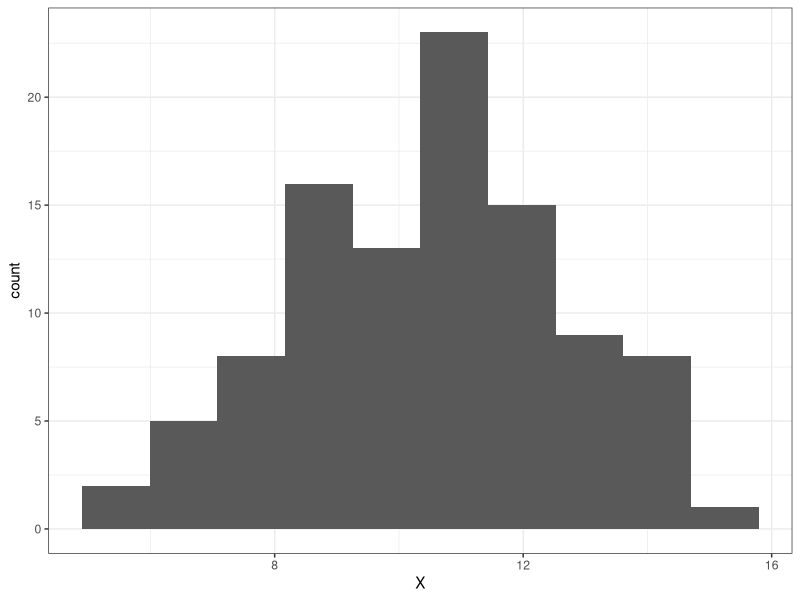
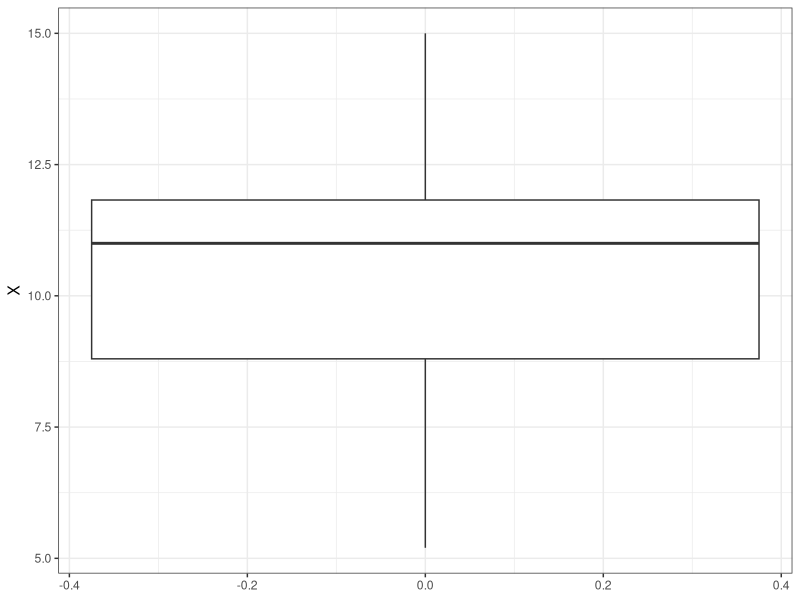
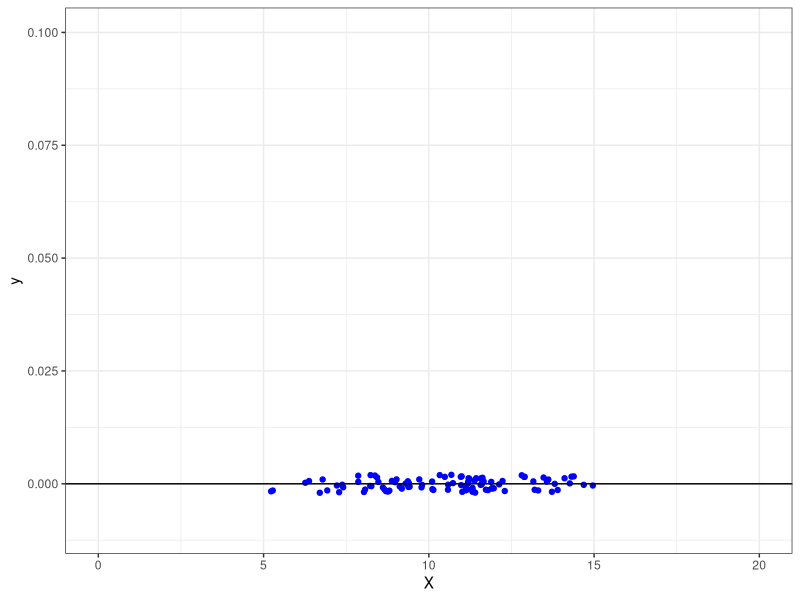
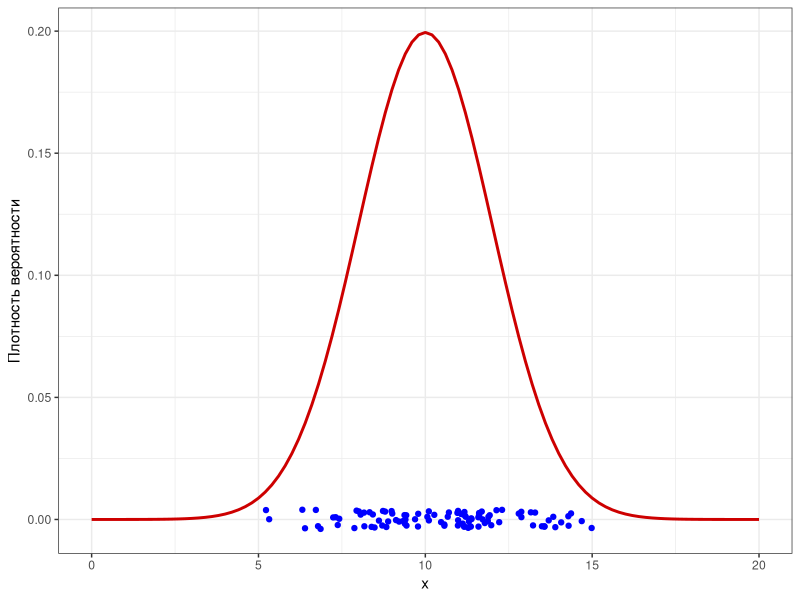
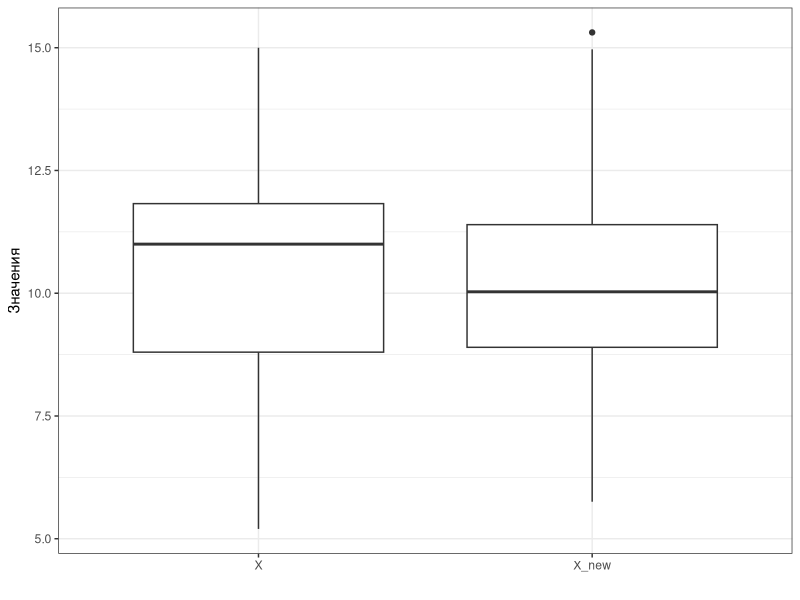
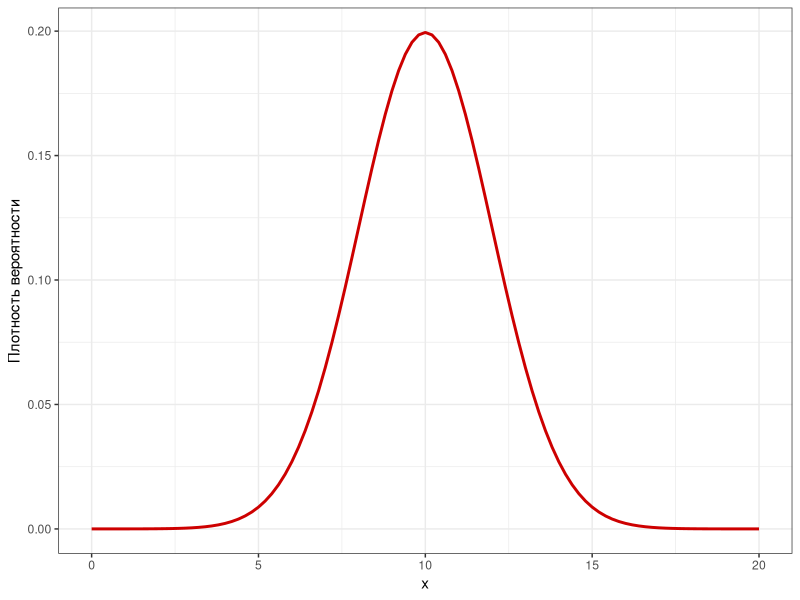
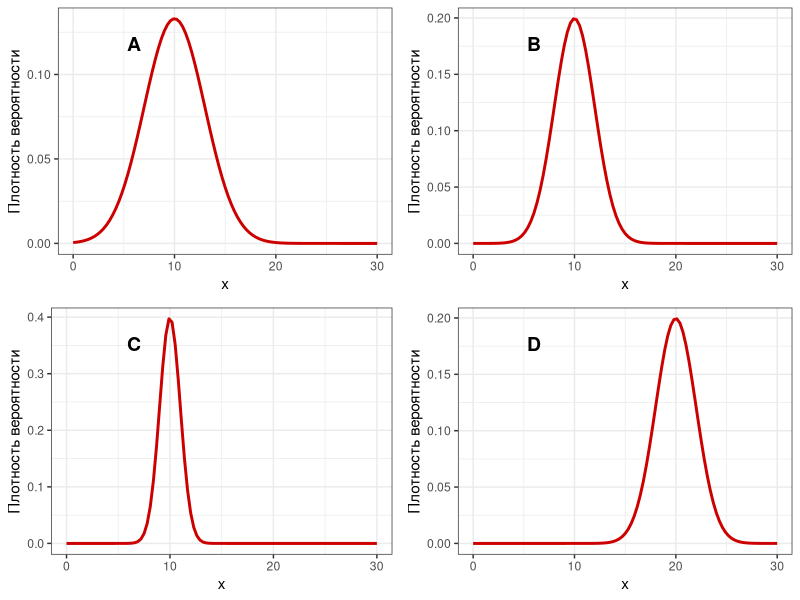
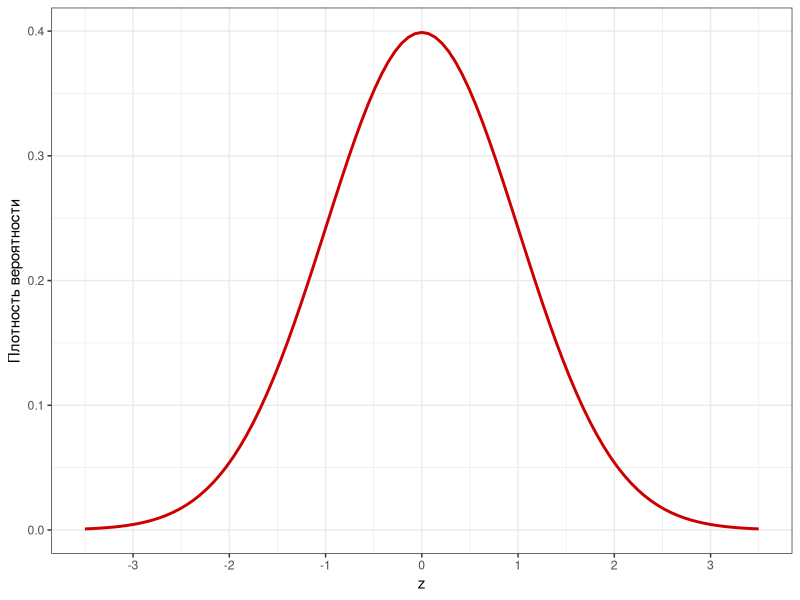

Source code (R) for these figures, in order:
## ---- chunk 1
# output options
options(width = 70, scipen = 6, digits = 3)
library(knitr)
library(gridExtra)
library(cowplot)
library(ggplot2)
library(dplyr)

# chunk default options
opts_chunk$set(tidy = FALSE, fig.width = 7, fig.asp = 0.618, warning = FALSE, message = FALSE, cache = FALSE)

theme_set(theme_bw())
## ---- chunk 2
set.seed(12345)
dat <- round(rnorm(100, 10, 2), 1)

dat
## ---- chunk 3
df <- data.frame(X = dat)

Pl <-
  df %>% 
  ggplot()

Pl + geom_histogram(aes(x = X), bins = 10)
## ---- chunk 4

Pl + geom_boxplot(aes(y = X))

## ---- chunk 5
summary(dat)
## ---- chunk 6
Pl + 
  geom_point(aes(x = X, y =0), position = position_jitter(height = 0.002), color = "blue") + 
  ylim(-0.01, 0.1) +
  geom_hline(yintercept = 0) +
  xlim(0, 20) 

## ---- chunk 7
ND_curve <- ggplot(data = data.frame(x = 0:10), aes(x = x)) +
  stat_function(fun = dnorm, args = list(mean = 10, sd = 2), 
                colour = 'red3', size = 1) +
  labs(y = 'Плотность вероятности')+
  xlim(0, 20)
  
ND_curve + 
  geom_point(data = df, aes(x = X, y = 0), position = position_jitter(height = 0.004), color = "blue")
## ---- chunk 8
df$X_new = rnorm(100, 10, 2)

library(reshape2)
df %>% 
  melt() %>% 
  ggplot(aes(x = variable, y = value)) +
  geom_boxplot()+
  labs(x = "", y = "Значения")
## ---- chunk 9

ND_curve <- ggplot(data = data.frame(x = 0:20), aes(x = x)) +
  stat_function(fun = dnorm, args = list(mean = 10, sd = 2), 
                colour = 'red3', size = 1) +
  labs(y = 'Плотность вероятности')
ND_curve
## ---- chunk 10

ND_curve1 <- ggplot(data = data.frame(x = 0:30), aes(x = x)) +
  stat_function(fun = dnorm, args = list(mean = 10, sd = 3), 
                colour = 'red3', size = 1) +
  labs(y = 'Плотность вероятности') +
  xlim(0, 30)

ND_curve2 <- ggplot(data = data.frame(x = 0:30), aes(x = x)) +
  stat_function(fun = dnorm, args = list(mean = 10, sd = 1), 
                colour = 'red3', size = 1) +
  labs(y = 'Плотность вероятности') +
  xlim(0, 30)

ND_curve3 <- ggplot(data = data.frame(x = 0:30), aes(x = x)) +
  stat_function(fun = dnorm, args = list(mean = 10, sd = 2), 
                colour = 'red3', size = 1) +
  labs(y = 'Плотность вероятности') +
  xlim(0, 30)


ND_curve4 <- ggplot(data = data.frame(x = 0:30), aes(x = x)) +
  stat_function(fun = dnorm, args = list(mean = 20, sd = 2), 
                colour = 'red3', size = 1) +
  labs(y = 'Плотность вероятности') +
  xlim(0, 30)


plot_grid(ND_curve1, ND_curve3, ND_curve2, ND_curve4, ncol = 2, labels = "AUTO", label_x = 0.3, label_y = 0.9 )
## ---- chunk 11
ggplot(data = data.frame(x = -3.5:3.5), aes(x = x)) +
  stat_function(fun = dnorm, args = list(mean = 0, sd = 1), 
                colour = 'red3', size = 1) +
  scale_x_continuous(breaks = -3:3) +
  labs(x = 'z', y = 'Плотность вероятности')
## ---- chunk 12
round(qnorm(p = c(0.025, 0.975), mean = 0, sd = 1), 2)

round(qnorm(p = c(0.95), mean = 0, sd = 1), 2)

## ---- chunk 13
gg_sample <- ggplot(data = data.frame(x = 0:20), aes(x = x)) +
  stat_function(fun = dnorm, args = list(mean = 10, sd = 2), 
                colour = 'steelblue', size = 1) +
    theme(axis.text = element_text(size = 20),
        axis.title = element_text(size = 20)) +
    labs(y = ' ')

gg_z <- ggplot(data = data.frame(x = -5:5), aes(x = x)) +
  stat_function(fun = dnorm, args = list(mean = 0, sd = 1), 
                colour = 'red3', size = 1) +
  scale_x_continuous(breaks = -5:5) +
  theme(axis.text = element_text(size = 20),
        axis.title = element_text(size = 20)) +
  labs(x = 'z', y = ' ', size = 20)

gg_sample_z <- plot_grid(gg_sample, gg_z, ncol = 1, align = 'v')
ggdraw(gg_sample_z) + 
  draw_label('Плотность вероятности', angle = 90, x = 0.015, y = 0.5, size = 20, fontfamily = 'GT Eesti Pro Display')
## ---- chunk 14
set.seed(4122113)

Xi <- round(rnorm(n = 10, mean = 10, sd = 2), 0)
Mu <- mean(Xi)
Sd <- sd(Xi)
Zi <- (Xi - Mu) / Sd
Z <- data.frame(Xi, Zi)

lab_sample <- substitute(paste('До стандартизации', ~bar(x)==Mu, ',  ', s==Sd),
                         list(Mu = format(Mu, digits = 1, nsmall = 0), 
                              Sd = format(Sd, digits = 1, nsmall = 2)))
lab_z <- expression(paste('После стандартизации', ~bar(z)==0, ',  ', s[z]==1))

gg_sample <- ggplot(data = Z, aes(x = Xi)) + 
  geom_dotplot(fill = 'green4') +
  scale_x_continuous(breaks = seq(0, 20, 1)) +
  geom_vline(xintercept = mean(Xi), 
             colour = 'steelblue') +
  geom_vline(xintercept = mean(Xi) + sd(Xi) * c(-1, 1), 
             colour = 'steelblue', linetype = 'dashed') + 
  labs(title = lab_sample, x = 'x') +
  theme(text = element_text(size = 20))
  

gg_z <- ggplot(data = Z, aes(x = Zi)) + 
  geom_dotplot(fill = 'red3') +
  geom_vline(xintercept = mean(Zi), 
             colour = 'red3') +
  geom_vline(xintercept = mean(Zi) + sd(Zi) * c(-1, 1), 
             colour = 'red3', linetype = 'dashed') +
  labs(title = lab_z, x = 'z') +
  theme(text = element_text(size = 20))
  
    

plot_grid(gg_sample + theme_void(),
          gg_z + theme_void(), 
          ncol = 1)
## ---- chunk 15
library(car)
set.seed(9109)
x <- rnorm(n = 100, mean = 10, sd = 3)
par(mfrow = c(1, 2))
hist(x, nclass = 30, main = "")
qqPlot(x, id = FALSE)
par(mfrow = c(1, 1))

## ---- chunk 16
norm_q <- qnorm(p = seq(0.01, 0.99, 0.01), mean = 0, sd = 1)
observ_q <- quantile(x, probs = seq(0.01, 0.99, 0.01))

## ---- chunk 17
ggplot(data.frame(norm_q, observ_q), aes(norm_q, observ_q)) +
  geom_point() +
  geom_smooth(method = "lm", se = F, color = "red")
## ---- chunk 18
set.seed(9128)
my_vector <- rnorm(n = 150, mean = 10, sd = 3)
library(car)
qqPlot(my_vector, id = FALSE) # квантильный график
## ---- chunk 19
library(car)
set.seed(3287447)
x <-c(rnorm(n = 75, mean = 10, sd = 4), rnorm(n = 75, mean = 30, sd = 6))
par(mfrow = c(1, 2))
hist(x, nclass = 30, main = '')
qqPlot(x, id = FALSE)
par(mfrow = c(1, 1))
## ---- chunk 20
set.seed(8921)
x <- rpois(n = 100, lambda = 4)
par(mfrow = c(1, 2))
hist(x , nclass = 30, main = '')
qqPlot(x, id = FALSE)
par(mfrow = c(1, 1))
## ---- chunk 21
set.seed(49199158)
x <- rt(n = 150, df = 6)
par(mfrow = c(1, 2))
hist(x , nclass = 30, main = '')
qqPlot(x, id = FALSE)
par(mfrow = c(1, 1))
## ---- chunk 22
set.seed(1298)
x <- rchisq(n = 150, df = 1)
par(mfrow = c(1, 2))
hist(x, nclass = 30, main = '')
qqPlot(x, id = FALSE)
par(mfrow = c(1, 1))
## ---- chunk 23
data("women")
str(women)
qqPlot(women$height, id = FALSE)
## ---- chunk 24
data("iris")
str(iris)
op <- par(mfrow = c(1, 2))
qqPlot(iris$Sepal.Length, id = FALSE)
hist(iris$Sepal.Length)
par(op)
## ---- chunk 25
data("lynx")
str(lynx)
op <- par(mfrow = c(1, 2))
qqPlot(lynx, id = FALSE)
hist(lynx)
par(op)
## ---- chunk 26
ND_curve + 
    stat_function(geom = 'area', fun = dnorm, args = list(mean = 10, sd = 2), 
                  xlim = c(11, 14), alpha = 0.6, fill = 'red3')
## ---- chunk 27
mu <- 0; sig <- 1; X1 <- -2; X2 <- 2
dfr <- data.frame(z = seq(-4, 4, length.out = 1000))

gg_part <- ggplot(dfr, aes(x = z)) +
  scale_x_continuous(name = 'z', breaks = -3:3) +
  labs(y = 'Плотность вероятности') +
  geom_vline(xintercept = c(-0.5, 1.25), linetype = 'dashed', colour = 'red') +
  stat_function(geom = 'area', fun = dnorm, args = list(mean = mu, sd = sig), 
                size = 1, fill = 'red3', alpha = 0.5, xlim = c(-0.5, 1.25)) +
  stat_function(geom = 'line', fun = dnorm, args = list(mean = mu, sd = sig), 
                size = 1, colour = 'red3') +
  theme(text = element_text(size = 18))

gg_part +
annotate(geom = 'text', parse = TRUE,
           x = mu, y = 0.15, 
           label = "P")
## ---- chunk 28
mu <- 0; sig <- 1; X1 <- -1.5; X2 <- 1.5
dfr <- data.frame(z = seq(-4, 4, length.out = 1000))

gg_all <- ggplot(dfr, aes(x = z)) +
  scale_x_continuous(name = 'z', breaks = -3:3) +
  labs(y = 'Плотность вероятности') + 
  stat_function(geom = 'area', fun = dnorm, args = list(mean = mu, sd = sig), 
                size = 1, fill = 'red3', alpha = 0.5) +
  stat_function(geom = 'line', fun = dnorm, args = list(mean = mu, sd = sig), 
                size = 1, colour = 'red3')

gg_all +
annotate(geom = 'text', parse = TRUE,
           x = mu, y = 0.15, 
           label = "P[group('(',list(-infinity, infinity),')')] == 1")
## ---- chunk 29
gg_X1 <- ggplot(dfr, aes(x = z)) +
  scale_x_continuous(name = 'z', breaks = -3:3) +
  labs(y = 'Плотность вероятности') + 
    stat_function(geom = 'line', fun = dnorm, args = list(mean = mu, sd = sig), 
                  size = 1, colour = 'red3') +
  geom_vline(xintercept = X1, linetype = 'dashed', colour = 'red') +
  annotate('point', x = X1, y = dnorm(X1, mean = mu, sd = sig), 
           colour = 'red3', fill = 'lightblue', shape = 21, size = 3) +
  annotate(geom = 'text', parse = TRUE, 
             x = X1, y = dnorm(X1, mean = mu, sd = sig), 
             label = paste0("P[(x == ", X1, ")] == 0"), 
             hjust = 1.1, size = 6) +
  theme(text = element_text(size = 18))

gg_X1


## ---- chunk 30
gg_less_X2 <- ggplot(data = dfr, aes(x = z)) +
  geom_vline(xintercept = X2, linetype = 'dashed', colour = 'red') +
  scale_x_continuous(name = 'z', breaks = -3:3) +
  stat_function(fun = dnorm, args = list(mean = mu, sd = sig), 
                colour = 'red3', size = 3) +
  labs(x = 'Значение', y = 'Плотность вероятности') +
  stat_function(geom = 'area', fun = dnorm, args = list(mean = mu, sd = sig), 
                xlim = c(min(dfr$z), X2), alpha = 0.6, fill = 'red3') +
  theme(text = element_text(size = 18))

gg_less_X2 +
    annotate(geom = 'text', parse = TRUE, 
           x = X2, y = dnorm(X2, mean = mu, sd = sig), 
           label = paste0("P[(x <= ", X2, ")]"), 
           hjust = 1.1, size = 5)
## ---- chunk 31
gg_greater_X2 <- ggplot(data = dfr, aes(x = z)) +
  geom_vline(xintercept = X2, linetype = 'dashed', colour = 'red') +
  scale_x_continuous(name = 'z', breaks = -3:3) +
  stat_function(fun = dnorm, args = list(mean = mu, sd = sig), 
                colour = 'red3', size = 1) +
  labs(x = 'Значение', y = 'Плотность вероятности') +
  stat_function(geom = 'area', fun = dnorm, args = list(mean = mu, sd = sig), 
                xlim = c(X2, max(dfr$z)), alpha = 0.6, fill = 'red3')

gg_greater <- plot_grid(gg_greater_X2 + theme_void(), 
          gg_all + theme_void(), 
          gg_less_X2 + theme_void(), 
          nrow = 1)

gg_greater <- ggdraw(gg_greater) + 
  draw_label(label = '=', size = 20, x = 0.33, y = 0.5) +
  draw_label(label = '–', size = 20, x = 0.66, y = 0.5)

gg_between_X1X2 <- ggplot(data = dfr, aes(x = z)) +
  geom_vline(xintercept = X1, linetype = 'dashed', colour = 'red') +
  geom_vline(xintercept = X2, linetype = 'dashed', colour = 'red') +
  scale_x_continuous(name = 'z', breaks = -3:3) +
  stat_function(fun = dnorm, args = list(mean = mu, sd = sig), 
                colour = 'red3', size = 1) +
  labs(x = 'Значение', y = 'Плотность вероятности') +
  stat_function(geom = 'area', fun = dnorm, args = list(mean = mu, sd = sig), 
                xlim = c(X1, X2), alpha = 0.6, fill = 'red3')
gg_less_X1 <- ggplot(data = dfr, aes(x = z)) +
  geom_vline(xintercept = X1, linetype = 'dashed', colour = 'red') +
  scale_x_continuous(name = 'z', breaks = -3:3) +
  stat_function(fun = dnorm, args = list(mean = mu, sd = sig), 
                colour = 'red3', size = 1) +
  labs(x = 'Значение', y = 'Плотность вероятности') +
  stat_function(geom = 'area', fun = dnorm, args = list(mean = mu, sd = sig), 
                xlim = c(min(dfr$z), X1), alpha = 0.6, fill = 'red3')

gg_between <- plot_grid(gg_between_X1X2 + theme_void(),
                        gg_less_X2 + theme_void(), 
                        gg_less_X1 + theme_void(), 
                        nrow = 1)

gg_between <- ggdraw(gg_between) + 
  draw_label(label = '=', size = 20, x = 0.33, y = 0.5) +
  draw_label(label = '–', size = 20, x = 0.66, y = 0.5)

plot_grid(gg_greater, gg_between, nrow = 2)
## ---- chunk 32
Z_1 <- (3 - 5) / 1.5
pnorm(q = Z_1)
# или то же самое
pnorm(q = 3, mean = 5, sd = 1.5)
## ---- chunk 33
mu <- 5; sig <- 1.5; X1 <- 3; X2 <- 6
dfr <- data.frame(x = seq(0, 10, length.out = 1000))
dfr$y <- dnorm(dfr$x, mean = mu, sd = sig)
dfr$y[!(dfr$x < X1)] <- NA

ggplot(dfr, aes(x = x)) +
  stat_function(fun = dnorm, args = list(mean = mu, sd = sig), geom = "line", colour = "steelblue") +
  scale_x_continuous(name = "Диаметр", breaks = 1:9,
                     sec.axis = sec_axis(~(. - mu)/sig, name = "Z-оценка", breaks = -4:4)) +
  labs(y = "Плотность вероятности") +
  geom_area(aes(x = x, y = y), fill = "steelblue", alpha = 0.5) +
  geom_vline(xintercept = X1, colour = "red3", linetype = "dashed")
## ---- chunk 34
1 - pnorm(q = 6, mean = 5, sd = 1.5)
## ---- chunk 35
dfr <- data.frame(x = seq(0, 10, length.out = 1000))
dfr$y <- dnorm(dfr$x, mean = mu, sd = sig)
dfr$y[!(dfr$x > X2)] <- NA
ggplot(dfr, aes(x = x)) +
  stat_function(fun = dnorm, args = list(mean = mu, sd = sig), geom = "line", colour = "steelblue") +
  scale_x_continuous(name = "Диаметр", breaks = 1:8,
                     sec.axis = sec_axis(~(. - mu)/sig, name = "Z-оценка", breaks = -4:4)) +
  labs(y = "Плотность вероятности") +
  geom_area(aes(x = x, y = y), fill = "steelblue", alpha = 0.5) +
  geom_vline(xintercept = X2, colour = "red3", linetype = "dashed")
## ---- chunk 36
pnorm(q = 6, mean = 5, sd = 1.5) - pnorm(q = 3, mean = 5, sd = 1.5)
## ---- chunk 37
dfr <- data.frame(x = seq(0, 10, length.out = 1000))
dfr$y <- dnorm(dfr$x, mean = mu, sd = sig)
dfr$y[!(dfr$x > X1 & dfr$x < X2)] <- NA
ggplot(dfr, aes(x = x)) +
  stat_function(fun = dnorm, args = list(mean = mu, sd = sig), geom = "line", colour = "steelblue") +
  scale_x_continuous(name = "Диаметр", breaks = 1:9,
                     sec.axis = sec_axis(~(. - mu)/sig, name = "Z-оценка", breaks = -4:4)) +
  labs(y = "Плотность вероятности") +
  geom_area(aes(x = x, y = y), fill = "steelblue", alpha = 0.5) +
  geom_vline(xintercept = X1, colour = "red3", linetype = "dashed") +
  geom_vline(xintercept = X2, colour = "red3", linetype = "dashed")
## ---- chunk 38
Z_short <- (160 - 174.7) / 6.65
pnorm(q = Z_short)
# или то же самое
pnorm(q = 160, mean = 174.7, sd = 6.65)
## ---- chunk 39
mu <- 174.7; sig <- 6.65; X1 <- 160; X2 <- 190
dfr <- data.frame(x = seq(150, 200, length.out = 1000))
dfr$y <- dnorm(dfr$x, mean = mu, sd = sig)
dfr$y[!(dfr$x < X1)] <- NA
ggplot(dfr, aes(x = x)) +
  stat_function(fun = dnorm, args = list(mean = mu, sd = sig), geom = "line", colour = "steelblue") +
  scale_x_continuous(name = "Рост",
                     sec.axis = sec_axis(~(. - mu)/sig, name = "Z-оценка", breaks = -4:4)) +
  labs(y = "Плотность вероятности") +
  geom_area(aes(x = x, y = y), fill = "steelblue", alpha = 0.5) +
  geom_vline(xintercept = X1, colour = "red3", linetype = "dashed")
## ---- chunk 40
1 - pnorm(q = 190, mean = 174.7, sd = 6.65)
## ---- chunk 41
dfr$y <- dnorm(dfr$x, mean = mu, sd = sig)
dfr$y[!(dfr$x > X2)] <- NA
ggplot(dfr, aes(x = x)) +
  stat_function(fun = dnorm, args = list(mean = mu, sd = sig), geom = "line", colour = "steelblue") +
  scale_x_continuous(name = "Рост",
                     sec.axis = sec_axis(~(. - mu)/sig, name = "Z-оценка", breaks = -4:4)) +
  labs(y = "Плотность вероятности") +
  geom_area(aes(x = x, y = y), fill = "steelblue", alpha = 0.5) +
  geom_vline(xintercept = X2, colour = "red3", linetype = "dashed") +
  theme(text = element_text(size = 18))
## ---- chunk 42
(1 - pnorm(q = 190, mean = 174.7, sd = 6.65)) + 
  pnorm(q = 160, mean = 174.7, sd = 6.65)
## ---- chunk 43
dfr$y1 <- dnorm(dfr$x, mean = mu, sd = sig)
dfr$y1[!(dfr$x < X1)] <- NA
dfr$y2 <- dnorm(dfr$x, mean = mu, sd = sig)
dfr$y2[!(dfr$x > X2)] <- NA

ggplot(dfr, aes(x = x)) +
  stat_function(fun = dnorm, args = list(mean = mu, sd = sig),  geom = "line", colour = "steelblue") +
  scale_x_continuous(name = "Рост",
                     sec.axis = sec_axis(~(. - mu)/sig, name = "Z-оценка", breaks = -4:4)) +
  labs(y = "Плотность вероятности") +
  geom_area(aes(x = x, y = y1), fill = "steelblue", alpha = 0.5) +
  geom_area(aes(x = x, y = y2), fill = "steelblue", alpha = 0.5) +
  geom_vline(xintercept = X1, colour = "red3", linetype = "dashed") +
  geom_vline(xintercept = X2, colour = "red3", linetype = "dashed") +
  theme(text = element_text(size = 18))
## ---- chunk 44
pnorm(q = 190, mean = 162.2, sd = 6.0) - 
  pnorm(q = 160, mean = 162.2, sd = 6.0)
## ---- chunk 45
p_fem <- pnorm(q = 190, mean = 162.2, sd = 6.0) - 
  pnorm(q = 160, mean = 162.2, sd = 6.0)
prop_fem <- round(p_fem * 100, 1)
## ---- chunk 46
mu <- 162.2; sig <- 6.0; X1 <- 160; X2 <- 190

dfr <- data.frame(x = seq(140, 200, length.out = 1000))
dfr$y <- dnorm(dfr$x, mean = mu, sd = sig)
dfr$y[(dfr$x < X1) | (dfr$x > X2)] <- NA

ggplot(dfr, aes(x = x)) +
  stat_function(fun = dnorm, args = list(mean = mu, sd = sig),  geom = "line", colour = "orangered") +
  scale_x_continuous(name = "Рост",
                     sec.axis = sec_axis(~(. - mu)/sig, name = "Z-оценка", breaks = -4:4)) +
  labs(y = "Плотность вероятности") +
  geom_area(aes(x = x, y = y), fill = "orangered", alpha = 0.5) +
  geom_vline(xintercept = X1, colour = "red3", linetype = "dashed") +
  geom_vline(xintercept = X2, colour = "red3", linetype = "dashed") +
  theme(text = element_text(size = 18))
## ---- chunk 47
1 - pnorm(q = 3200, mean = 3500, sd = 600)
## ---- chunk 48
p_baby_big <- 1 - pnorm(q = 3200, mean = 3500, sd = 600)
prop_baby_big <- round(p_baby_big * 100, 1)
## ---- chunk 49
mu <- 3500; sig <- 600; X1 <- 3200

dfr <- data.frame(x = seq(1500, 5500, length.out = 1000))
dfr$y <- dnorm(dfr$x, mean = mu, sd = sig)
dfr$y[(dfr$x < X1)] <- NA

ggplot(dfr, aes(x = x)) +
  stat_function(fun = dnorm, args = list(mean = mu, sd = sig),  geom = "line", colour = "forestgreen") +
  scale_x_continuous(name = "Вес",
                     sec.axis = sec_axis(~(. - mu)/sig, name = "Z-оценка", breaks = -4:4)) +
  labs(y = "Плотность вероятности") +
  geom_area(aes(x = x, y = y), fill = "forestgreen", alpha = 0.5) +
  geom_vline(xintercept = X1, colour = "red3", linetype = "dashed") +
  theme(text = element_text(size = 18))
## ---- chunk 50
pnorm(q = 4500, mean = 3500, sd = 600) - pnorm(q = 2500, mean = 3500, sd = 600)
## ---- chunk 51
p_baby <- pnorm(q = 4500, mean = 3500, sd = 600) - 
  pnorm(q = 2500, mean = 3500, sd = 600)
prop_baby <- round(p_baby * 100, 1)
## ---- chunk 52
mu <- 3500; sig <- 600; X1 <- 2500; X2 <- 4500

dfr <- data.frame(x = seq(1500, 5500, length.out = 1000))
dfr$y <- dnorm(dfr$x, mean = mu, sd = sig)
dfr$y[(dfr$x < X1) | (dfr$x > X2)] <- NA

ggplot(dfr, aes(x = x)) +
  stat_function(fun = dnorm, args = list(mean = mu, sd = sig),  geom = "line", colour = "cyan4") +
  scale_x_continuous(name = "Вес",
                     sec.axis = sec_axis(~(. - mu)/sig, name = "Z-оценка", breaks = -4:4)) +
  labs(y = "Плотность вероятности") +
  geom_area(aes(x = x, y = y), fill = "cyan4", alpha = 0.5) +
  geom_vline(xintercept = X1, colour = "red3", linetype = "dashed") +
  geom_vline(xintercept = X2, colour = "red3", linetype = "dashed") +
  theme(text = element_text(size = 18))
